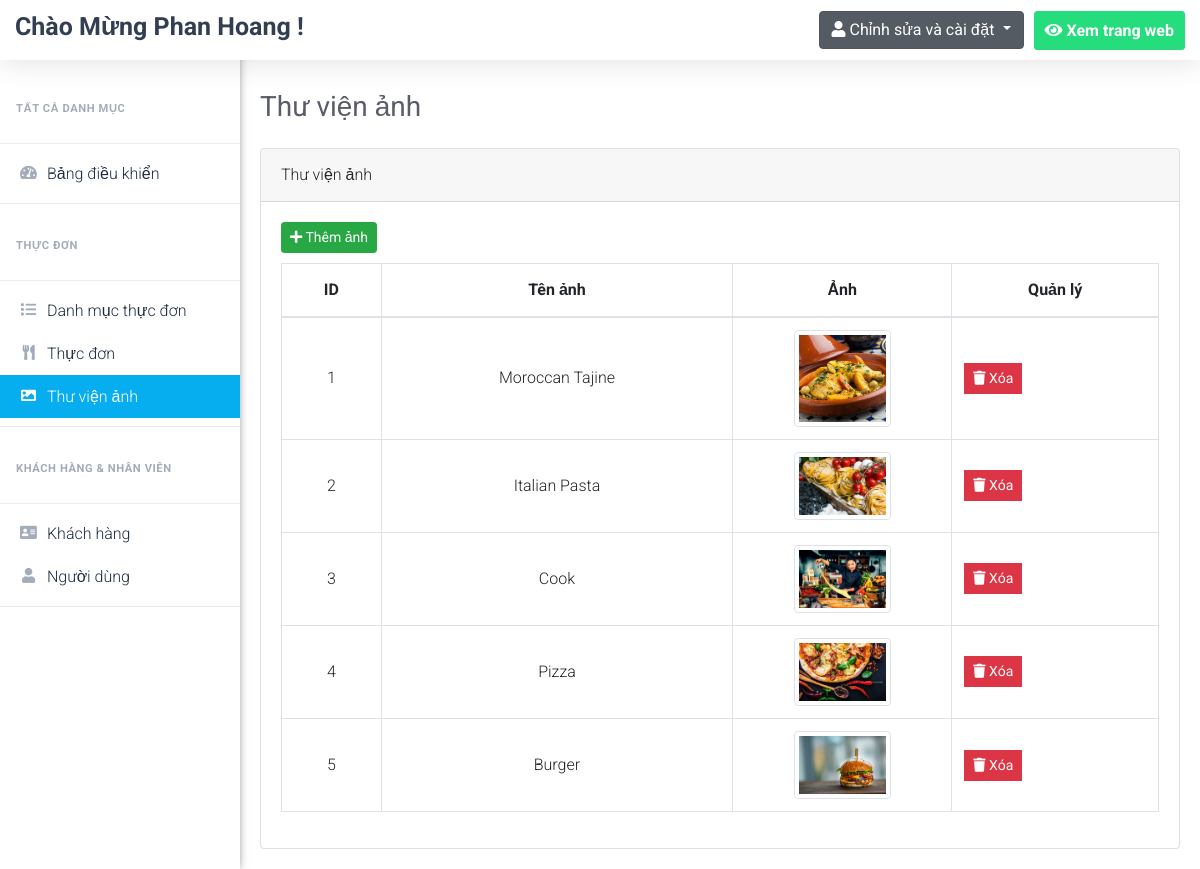
The page /admin/gallery.php (signed in) on the database its author committed.
### tables this page shows
CREATE TABLE `image_gallery` (
  `image_id` int(2) NOT NULL,
  `image_name` varchar(30) NOT NULL,
  `image` varchar(255) NOT NULL
);

### admin/gallery.php (the view, shortened to what this page needs)
<?php
$pageTitle = 'Thư viện ảnh';
if(isset($_SESSION['username_restaurant_qRewacvAqzA']) && isset($_SESSION['password_restaurant_qRewacvAqzA']))
{
    include 'connect.php';
    include 'Includes/templates/header.php';
    include 'Includes/templates/navbar.php';
    ?>
    <?php
    $stmt = $con->prepare("SELECT * FROM image_gallery");
    $stmt->execute();
    $gallery = $stmt->fetchAll();
    ?>
    <div class="card">
        <div class="card-header">
            <?php echo $pageTitle; ?>
        </div>
        <div class="card-body">
            <button class="btn btn-success btn-sm" style="margin-bottom: 10px;" type="button" data-toggle="modal" data-target="#add_new_image" data-placement="top">
                <i class="fa fa-plus"></i>
                Thêm ảnh
            </button>
            <table class="table table-bordered gallery-table">
                <thead>
                <tr>
                    <th scope="col">ID</th>
                    <th scope="col">Tên ảnh </th>
                    <th scope="col">Ảnh </th>
                    <th scope="col">Quản lý </th>
                </tr>
                </thead>
                <tbody>
                <?php
                foreach($gallery as $image)
                {
                    echo "<tr>";
                    echo "<td>";
                    echo $image['image_id'];
                    echo "</td>";
                    echo "<td style = 'text-transform: capitalize'>";
                    echo $image['image_name'];
                    echo "</td>";
                    $src = "./Uploads/images/".$image['image'];
                    echo "<td style='width:25%!important'>";
                    echo "<img src='".$src."' class='image_gallery img-fluid img-thumbnail' alt='".$image['image_name']."'>";
                    echo "</td>";
                    echo "<td>";
                    $delete_data = "delete_".$image["image_id"];
                    ?>
                    <ul class="list-inline m-0">
                        <li class="list-inline-item" data-toggle="tooltip" title="Xóa">
                            <button class="btn btn-danger btn-sm rounded-0" type="button" data-toggle="modal" data-target="#<?php echo $delete_data; ?>" data-placement="top">
                                <i class="fa fa-trash"></i>
                                Xóa
                            </button>
                        </li>
                    </ul>
                    <?php
                    echo "</td>";
                    echo "</tr>";
                }
                ?>
                </tbody>
            </table>
        </div>
    </div>
    <?php
    include 'Includes/templates/footer.php';
}
else
{
    header('Location: index.php');
    exit();
}
?>

### admin/Includes/templates/header.php (shortened to what this page needs)
<!DOCTYPE html>
<html lang="en">
	<head>
		<link rel="stylesheet" type="text/css" href="Design/css/bootstrap.min.css">
		<link rel="stylesheet" type="text/css" href="Design/fonts/css/all.min.css">
		<link rel="stylesheet" type="text/css" href="Design/css/main.css">
	</head>
	<body>

### admin/Includes/templates/navbar.php (shortened to what this page needs)
<header class="headerMenu сlearfix sb-page-header">
    <div class="nav-header">
        <a class="navbar-brand font-weight-bold" href="#">
            Chào Mừng Phan Hoang !
        </a>
    </div>
    <div class="nav-controls top-nav">
        <ul class="nav top-menu">
            <li id="user-btn" class="main-li dropdown" style="background:none;">
                <div class="dropdown show">
                    <a class="btn btn-secondary dropdown-toggle" href="#" role="button" id="dropdownMenuLink" data-toggle="dropdown" aria-haspopup="true" aria-expanded="false">
                        <i class="fa fa-user"></i>
                        <span class="username">Chỉnh sửa và cài đặt</span>
                    </a>
                </div>
            </li>
            <li class="main-li webpage-btn">
                <a class="nav-item-button " href="../" target="_blank">
                    <i class="fas fa-eye"></i>
                    <span>Xem trang web</span>
                </a>
            </li>
        </ul>
    </div>
</header>
<aside class="vertical-menu" id="vertical-menu">
    <div>
        <ul class="menu-bar">
            <div class="sidenav-menu-heading">
                Tất cả Danh mục
            </div>
            <div class="dropdown-divider"></div>
            <li>
                <a href="dashboard.php" class="a-verMenu dashboard_link">
                    <i class="fas fa-tachometer-alt icon-ver"></i>
                    <span style="padding-left:6px;">Bảng điều khiển</span>
                </a>
            </li>
            <div class="dropdown-divider"></div>
            <div class="sidenav-menu-heading">
                Thực đơn
            </div>
            <div class="dropdown-divider"></div>
            <li>
                <a href="menu_categories.php" class="a-verMenu menu_categories_link">
                    <i class="fas fa-list icon-ver"></i>
                    <span style="padding-left:6px;">Danh mục thực đơn</span>
                </a>
            </li>
            <li>
                <a href="menus.php" class="a-verMenu menus_link">
                    <i class="fas fa-utensils icon-ver"></i>
                    <span style="padding-left:6px;">Thực đơn</span>
                </a>
            </li>
            <li>
                <a href="gallery.php" class="a-verMenu gallery_link">
                    <i class="far fa-image icon-ver"></i>
                    <span style="padding-left:6px;">Thư viện ảnh</span>
                </a>
            </li>
            <div class="dropdown-divider"></div>
            <div class="sidenav-menu-heading">
                Khách hàng & Nhân viên
            </div>
            <div class="dropdown-divider"></div>
            <li>
                <a href="clients.php" class="a-verMenu clients_link">
                    <i class="far fa-address-card icon-ver"></i>
                    <span style="padding-left:6px;">Khách hàng</span>
                </a>
            </li>
            <li>
                <a href="users.php" class="a-verMenu users_link">
                    <i class="far fa-user icon-ver"></i>
                    <span style="padding-left:6px;">Người dùng</span>
                </a>
            </li>
            <div class="dropdown-divider"></div>
        </ul>
    </div>
</aside>
<div id="content" style="margin-left:240px;">
    <section class="content-wrapper" style="width: 100%;padding: 70px 0 0;">
        <div class="inside-page" style="padding:20px">
            <div class="page_title_top" style="margin-bottom: 1.5rem!important;">
                <h1 style="color: #5a5c69!important;font-size: 1.75rem;font-weight: 400;line-height: 1.2;">
                    <?php echo $pageTitle; ?>
                </h1>
            </div>

### admin/Includes/templates/footer.php (shortened to what this page needs)
				</div>
			</section>
		</div>
	</body>
</html>

### admin/Design/css/main.css (style rules this page uses)
a, a:hover { text-decoration: none !important; }
ul { display: block; list-style: none; padding: 0; margin: 0; }
html { scroll-behavior: smooth; }
body { font-family: 'Roboto', sans-serif; font-size: 16px; line-height: 28px; font-weight: 300; }
.headerMenu { position: fixed; left: 0; right: 0; top: 0; display: -ms-flexbox; display: flex; -webkit-box-pack: justify; -ms-flex-pack: justify; justify-content: space-between; -webkit-box-align: center; -ms-flex-align: center; align-items: center; -ms-flex-wrap: wrap; flex-wrap: wrap; z-index: 1002; background: #fff; min-height: 60px; padding: 10px 15px; box-shadow: 0 .15rem 1.75rem 0 rgba(58,59,69,.15); }
.nav-item-button { padding: 10px; line-height: 1;display: block; border: 1px solid #f0f0f8; background-color: #fff; text-decoration: none; border-radius: 3px; color: #66686d; }
.navbar-brand { font-family: inherit; color: #323f52; height: inherit; padding: 0px; line-height: 0px; font-weight: lighter; font-size: 25px; }
.sidenav-menu-heading { padding: 1.25rem 1rem 0.75rem; font-size: 0.7rem; font-weight: bold; text-transform: uppercase; letter-spacing: 0.05em; color: #a2acba; }
.active_link { text-decoration: none; background: #06adef; color: #fff !important; }
.active_link i { color: #fff !important; }
.vertical-menu { width:240px; float: left; height: 100%; position: fixed; background: #fff; top: 0; bottom: 0; z-index: 300; -moz-box-shadow: -3px 0 10px 0 #555; -webkit-box-shadow: -3px 0 10px 0 #555; box-shadow: -3px 0 10px 0 #555; overflow-y: scroll; }
.vertical-menu .menu-bar { padding:0px; margin:0px; margin-top: 75px; position: relative; }
.a-verMenu { display: -webkit-box; display: flex; -webkit-box-align: center; align-items: center; line-height: normal; padding-top: 0.75rem; padding-bottom: 0.75rem; position: relative; color: #1f2d41; padding: 0.75rem 1rem; }
.icon-ver { width: 25px; height: 18px; text-align: center; font-size: 15px; background: none; margin: 0; padding: 0; color: #a2acba; font-weight: 900; display: block; }
.top-menu { display: -webkit-box; display: -ms-flexbox; display: flex; -ms-flex-wrap: wrap; flex-wrap: wrap; padding-left: 0; margin-bottom: 0; list-style: none; }
.webpage-btn .nav-item-button { font-weight: 700; color: #fff; background: #26dd7d; border: 1px solid #26dd7d; }
.top-nav .top-menu .main-li { float: left; margin-left: 10px; }
.list-inline { display: flex; }

### admin/gallery.php (style rules this page uses)
.gallery-table td, .gallery-table th { vertical-align: middle; text-align: center; }
.image_gallery { width: 50%; }

### rows shown on the page
image_gallery: image_id "1", image_name "Moroccan Tajine", image (picture)
image_gallery: image_id "2", image_name "Italian Pasta", image (picture)
image_gallery: image_id "3", image_name "Cook", image (picture)
image_gallery: image_id "4", image_name "Pizza", image (picture)
image_gallery: image_id "5", image_name "Burger", image (picture)

### other values the page prints
$pageTitle "Thư viện ảnh"
